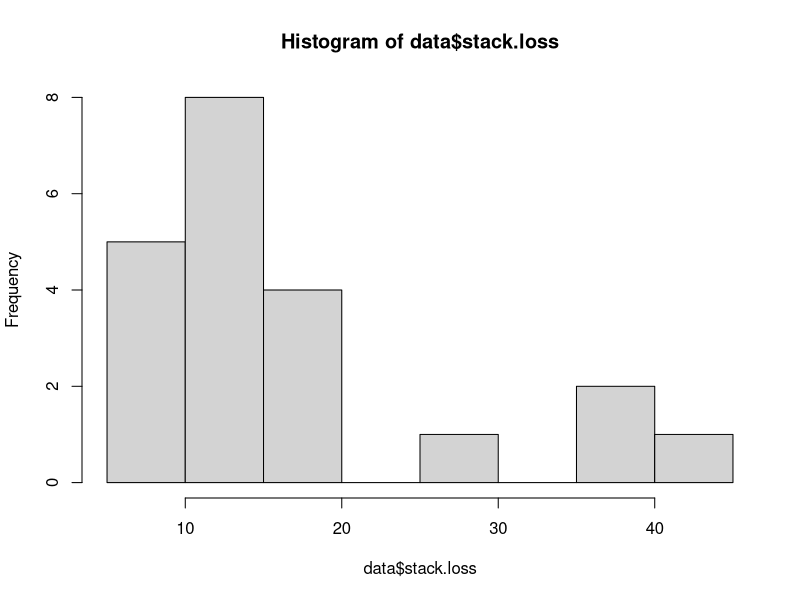
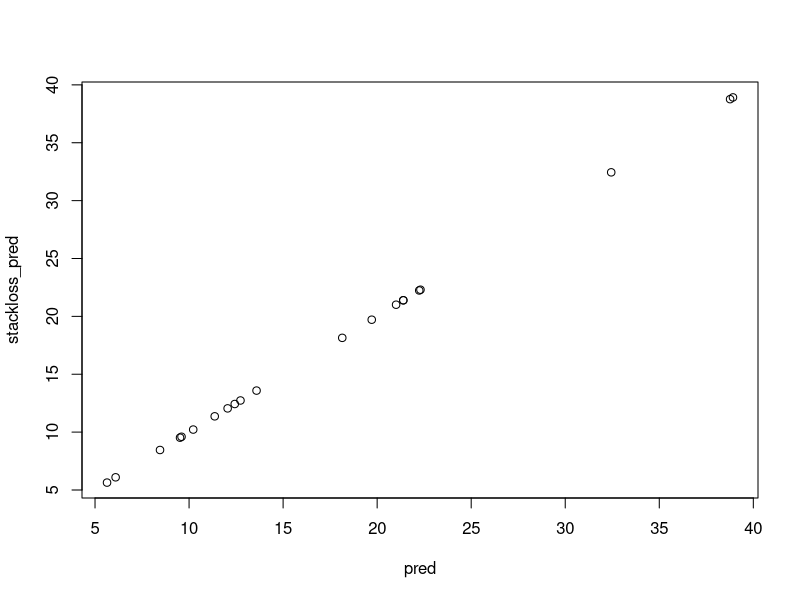
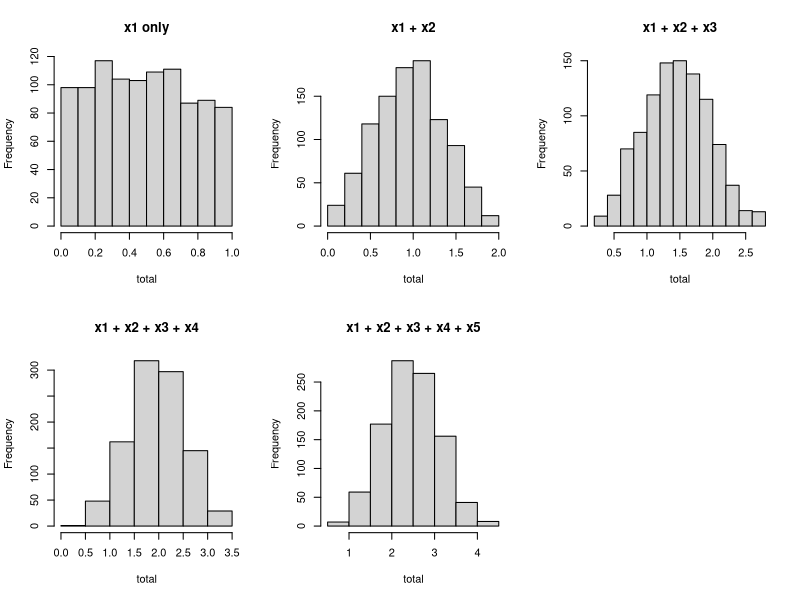

The R script that drew these images, in order:
## ---- chunk 1
knitr::opts_chunk$set(echo = TRUE)
## ---- chunk 2
data <- stackloss
head(data, 2)
## ---- chunk 3
hist(data$stack.loss)
## ---- chunk 4
summary(lm(stack.loss ~ Air.Flow, data))

summary(lm(stack.loss ~ Water.Temp, data))

summary(lm(stack.loss ~ Acid.Conc., data))
## ---- chunk 5
cor(data$Air.Flow, data$stack.loss, method = c("pearson"))
## ---- chunk 6
lm_all <- lm(stack.loss ~ Air.Flow + Water.Temp + Acid.Conc., data)
summary(lm_all)
## ---- chunk 7
design_matrix <- model.matrix(~Air.Flow + Water.Temp + Acid.Conc., data)
design_matrix
## ---- chunk 8
pred <- design_matrix %*% solve(t(design_matrix) %*% design_matrix) %*% t(design_matrix) %*% stack.loss
pred
## ---- chunk 9
# compare pred vs lm_all prediction
stackloss_pred <- predict.lm(lm_all, data[c("Air.Flow", "Water.Temp", "Acid.Conc.")])

plot(pred, stackloss_pred)
## ---- chunk 10
#reference: https://blog.revolutionanalytics.com/2016/08/simulating-form-the-bivariate-normal-distribution-in-r-1.html
library(MASS)

n <- 500
mean <- c(1, 2)
std <- c(3, 4)
rho <- 0.5
cov <- matrix(c(std[1]^2, std[1]*std[2]*rho, std[1]*std[2]*rho, std[2]^2), ncol=2)

data <- mvrnorm(n=n, mu = mean, Sigma = cov)
x1 <- data[,1]
x2 <- data[,2]
## ---- chunk 11
cor(x1, x2, method = "pearson")
## ---- chunk 12
model1 <- lm(x1 ~ x2)
summary(model1)
## ---- chunk 13
model2 <- lm(x2 ~ x1)
summary(model2)
## ---- chunk 14
n = 1000

x1 <- runif(n)
x2 <- runif(n)
x3 <- runif(n)
x4 <- runif(n)
x5 <- runif(n)

sum1 <- x1
sum2 <- x1 + x2
sum3 <- x1 + x2 + x3
sum4 <- x1 + x2 + x3 + x4
sum5 <- x1 + x2 + x3 + x4 + x5

par(mfrow=c(2, 3))
hist(sum1, main="x1 only", xlab="total")
hist(sum2, main="x1 + x2", xlab="total")
hist(sum3, main="x1 + x2 + x3", xlab="total")
hist(sum4, main="x1 + x2 + x3 + x4", xlab="total")
hist(sum5, main="x1 + x2 + x3 + x4 + x5", xlab="total")
